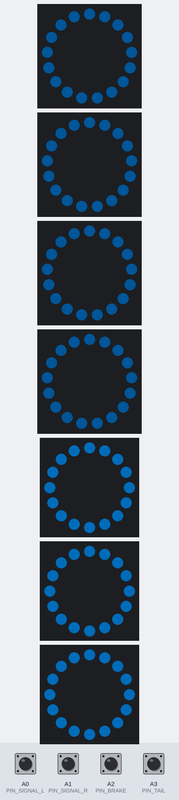
A sketch run on a simulated Arduino Uno, built with avr-gcc and run on an emulated ATmega328P. On the bench: 4 × 17 RGB LEDs in a ring, first at the top, clockwise, 3 × 16 RGB LEDs in a ring, first at the top, clockwise. The inputs (shaded band) are chosen by the test bench; at power-on: A0 (PIN_SIGNAL_L), A1 (PIN_SIGNAL_R), A2 (PIN_BRAKE), A3 (PIN_TAIL) HIGH. Dim RGB values are drawn brighter than linear.

Above: at 5.1 s.
5.2 s: A0 (PIN_SIGNAL_L) pulled LOW for 0.15 s
At 5.46 s:
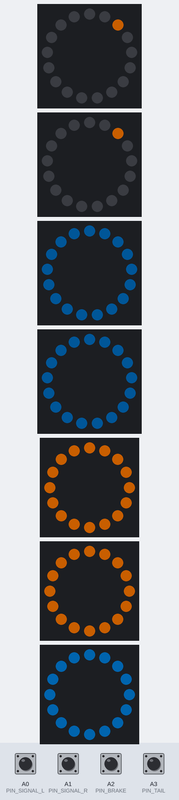
5.9 s: A1 (PIN_SIGNAL_R) pulled LOW for 0.15 s
At 6.19 s:
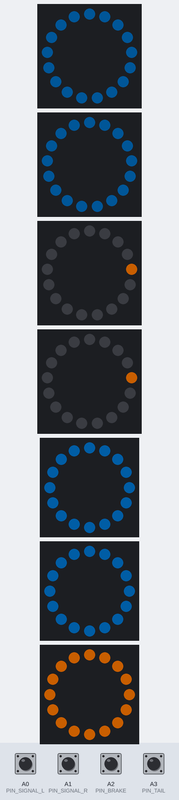
6.6 s: A2 (PIN_BRAKE) pulled LOW for 0.15 s
At 6.87 s:
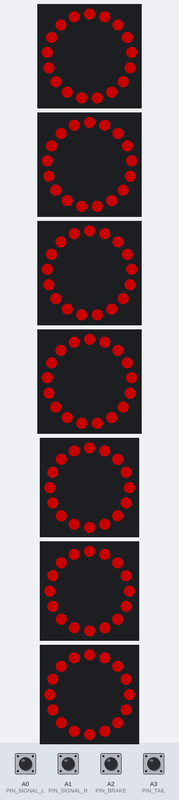
7.3 s: A0 (PIN_SIGNAL_L) pulled LOW for 1 s
At 8.38 s:
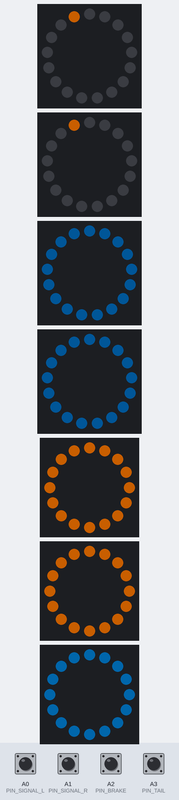
8.9 s: A1 (PIN_SIGNAL_R) pulled LOW for 1 s
At 9.97 s:
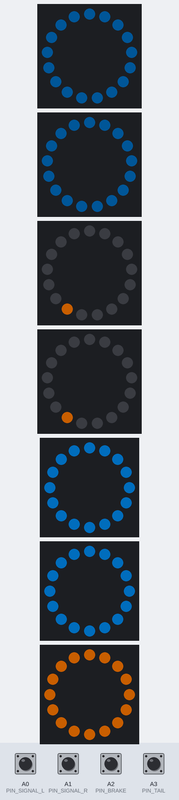
10.5 s: A0 (PIN_SIGNAL_L) pulled LOW for 1 s
At 11.52 s:
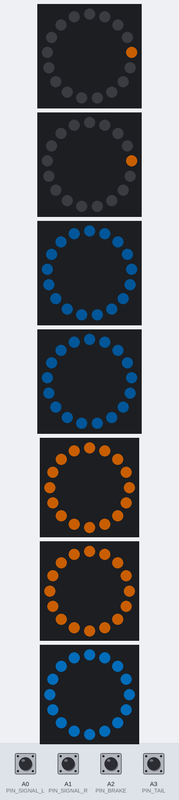

Measured:
- after the input at 5.2 s, the LEDs: first change at once (image 1 shows a later state)
- after the input at 5.9 s, the LEDs: first change at once (image 2 shows a later state)
- after the input at 6.6 s, the LEDs: first change after 0.08 s (image 3 shows a later state)
- after the input at 7.3 s, the LEDs: first change at once (image 4 shows a later state)
- after the input at 8.9 s, the LEDs: first change at once (image 5 shows a later state)
- after the input at 10.5 s, the LEDs: first change at once (image 6 shows a later state)

The sketch:

onyx-light-firmware.ino
```cpp
/*
 * ONYX Light — Smart Vehicle Lighting Controller
 * Arduino Uno + WS2812B Strips & Rings
 *
 * Komponen:
 *   Strip 1 (17 LED) → Pin 6  — Kiri Atas
 *   Strip 2 (17 LED) → Pin 5  — Kiri Bawah
 *   Strip 3 (17 LED) → Pin 9  — Kanan Atas
 *   Strip 4 (17 LED) → Pin 10 — Kanan Bawah
 *   Ring 1 (16 LED)  → Pin 3  — Kiri
 *   Ring 2 (16 LED)  → Pin 4  — Kiri Dalam
 *   Ring 3 (16 LED)  → Pin 11 — Kanan
 *
 * Library: FastLED
 * Install: Sketch → Include Library → Manage Libraries → FastLED
 */

#include <FastLED.h>

// ========== KONFIGURASI LED ==========
#define NUM_STRIP_TOP    17
#define NUM_STRIP_BOTTOM 17
#define NUM_RING         16

#define PIN_STRIP1  6   // Kiri Atas
#define PIN_STRIP2  5   // Kiri Bawah
#define PIN_STRIP3  9   // Kanan Atas
#define PIN_STRIP4  10  // Kanan Bawah
#define PIN_RING1   3   // Kiri
#define PIN_RING2   4   // Kiri Dalam
#define PIN_RING3   11  // Kanan

// ========== GRUP LED ==========
CRGB strip1[NUM_STRIP_TOP];    // Kiri Atas
CRGB strip2[NUM_STRIP_BOTTOM]; // Kiri Bawah
CRGB strip3[NUM_STRIP_TOP];    // Kanan Atas
CRGB strip4[NUM_STRIP_BOTTOM]; // Kanan Bawah
CRGB ring1[NUM_RING];          // Kiri
CRGB ring2[NUM_RING];          // Kiri Dalam
CRGB ring3[NUM_RING];          // Kanan

// ========== INPUT SIGNAL ==========
const int PIN_SIGNAL_L = A0;    // Sein Kiri
const int PIN_SIGNAL_R = A1;    // Sein Kanan
const int PIN_BRAKE    = A2;    // Rem
const int PIN_TAIL     = A3;    // Tail/Lampu Kota

// ========== WARNA ==========
const CRGB WARNA_DRL     = CRGB(0, 150, 255);  // Biru Neon
const CRGB WARNA_SEIN    = CRGB(255, 120, 0);  // Orange
const CRGB WARNA_BRAKE   = CRGB(255, 0, 0);    // Merah
const CRGB WARNA_TAIL    = CRGB(80, 0, 0);     // Merah Redup
const CRGB WARNA_OFF     = CRGB(0, 0, 0);      // Mati

// ========== VARIABEL STATE ==========
bool signalL = false;
bool signalR = false;
bool brake   = false;
bool tail    = false;

unsigned long lastBlinkL = 0;
unsigned long lastBlinkR = 0;
unsigned long animTimer  = 0;
int blinkStateL = 0;
int blinkStateR = 0;
int seqStep     = 0;

// ========== SETUP ==========
void setup() {
  FastLED.addLeds<WS2812B, PIN_STRIP1, GRB>(strip1, NUM_STRIP_TOP);
  FastLED.addLeds<WS2812B, PIN_STRIP2, GRB>(strip2, NUM_STRIP_BOTTOM);
  FastLED.addLeds<WS2812B, PIN_STRIP3, GRB>(strip3, NUM_STRIP_TOP);
  FastLED.addLeds<WS2812B, PIN_STRIP4, GRB>(strip4, NUM_STRIP_BOTTOM);
  FastLED.addLeds<WS2812B, PIN_RING1,  GRB>(ring1,  NUM_RING);
  FastLED.addLeds<WS2812B, PIN_RING2,  GRB>(ring2,  NUM_RING);
  FastLED.addLeds<WS2812B, PIN_RING3,  GRB>(ring3,  NUM_RING);

  FastLED.setBrightness(100);

  pinMode(PIN_SIGNAL_L, INPUT_PULLUP);
  pinMode(PIN_SIGNAL_R, INPUT_PULLUP);
  pinMode(PIN_BRAKE,    INPUT_PULLUP);
  pinMode(PIN_TAIL,     INPUT_PULLUP);

  // Animasi startup — welcome sweep
  welcomeAnimation();
}

// ========== LOOP UTAMA ==========
void loop() {
  // Baca input (LOW = aktif karena INPUT_PULLUP)
  signalL = !digitalRead(PIN_SIGNAL_L);
  signalR = !digitalRead(PIN_SIGNAL_R);
  brake   = !digitalRead(PIN_BRAKE);
  tail    = !digitalRead(PIN_TAIL);

  // Prioritaskan rem
  if (brake) {
    modeBrake();
    return;
  }

  // Sein kiri & kanan bisa bareng (hazard)
  if (signalL || signalR) {
    modeTurnSignal(signalL, signalR);
    return;
  }

  // Mode normal — DRL + tail
  modeNormal();
}

// ========== MODE NORMAL (DRL + Tail) ==========
void modeNormal() {
  CRGB drlColor = tail ? WARNA_TAIL : WARNA_DRL;

  // Ring DRL — efek breathing lembut
  uint8_t breath = (sin8(millis() / 8) / 2) + 80;
  CRGB ringColor = WARNA_DRL;
  ringColor.nscale8(breath);
  fill_solid(ring1, NUM_RING, ringColor);
  fill_solid(ring2, NUM_RING, ringColor);
  fill_solid(ring3, NUM_RING, ringColor);

  // Strip — DRL solid (brightness rendah)
  CRGB stripDRL = WARNA_DRL;
  stripDRL.nscale8(60);
  fill_solid(strip1, NUM_STRIP_TOP,    stripDRL);
  fill_solid(strip2, NUM_STRIP_BOTTOM, stripDRL);
  fill_solid(strip3, NUM_STRIP_TOP,    stripDRL);
  fill_solid(strip4, NUM_STRIP_BOTTOM, stripDRL);

  FastLED.show();
  delay(30);
}

// ========== MODE TURN SIGNAL (Sequential) ==========
void modeTurnSignal(bool left, bool right) {
  unsigned long now = millis();
  int blinkDelay = 80; // kecepatan sequential

  if (now - animTimer >= blinkDelay) {
    animTimer = now;
    seqStep++;

    // Reset semua dulu
    if (left) {
      fill_solid(strip1, NUM_STRIP_TOP,    WARNA_OFF);
      fill_solid(strip2, NUM_STRIP_BOTTOM, WARNA_OFF);
    }
    if (right) {
      fill_solid(strip3, NUM_STRIP_TOP,    WARNA_OFF);
      fill_solid(strip4, NUM_STRIP_BOTTOM, WARNA_OFF);
    }

    // Animasi sequential — nyala dari tengah ke pinggir
    if (left) {
      int s = seqStep % (NUM_STRIP_TOP + 2); // +2 buat jeda
      if (s < NUM_STRIP_TOP) {
        strip1[s] = WARNA_SEIN;
        strip2[s] = WARNA_SEIN;
      }
      // Ring ikut nyala
      fill_solid(ring1, NUM_RING, WARNA_SEIN);
      fill_solid(ring2, NUM_RING, WARNA_SEIN);
    }

    if (right) {
      int s = seqStep % (NUM_STRIP_TOP + 2);
      if (s < NUM_STRIP_TOP) {
        strip3[s] = WARNA_SEIN;
        strip4[s] = WARNA_SEIN;
      }
      fill_solid(ring3, NUM_RING, WARNA_SEIN);
    }

    // Ring matiin pas off phase
    if (seqStep % (NUM_STRIP_TOP + 2) > NUM_STRIP_TOP) {
      if (left)  { fill_solid(ring1, NUM_RING, WARNA_OFF); fill_solid(ring2, NUM_RING, WARNA_OFF); }
      if (right) { fill_solid(ring3, NUM_RING, WARNA_OFF); }
    }

    FastLED.show();
  }
}

// ========== MODE BRAKE ==========
void modeBrake() {
  CRGB brakeColor = WARNA_BRAKE;

  // Strips — solid red
  fill_solid(strip1, NUM_STRIP_TOP,    brakeColor);
  fill_solid(strip2, NUM_STRIP_BOTTOM, brakeColor);
  fill_solid(strip3, NUM_STRIP_TOP,    brakeColor);
  fill_solid(strip4, NUM_STRIP_BOTTOM, brakeColor);

  // Rings — pulsing brake
  uint8_t pulse = (sin8(millis() / 5) / 3) + 170; // 170–255
  CRGB ringBrake = WARNA_BRAKE;
  ringBrake.nscale8(pulse);
  fill_solid(ring1, NUM_RING, ringBrake);
  fill_solid(ring2, NUM_RING, ringBrake);
  fill_solid(ring3, NUM_RING, ringBrake);

  FastLED.show();
  delay(20);
}

// ========== WELCOME ANIMATION ==========
void welcomeAnimation() {
  // Sweep dari tengah ke pinggir — semua LED
  for (int i = 0; i < NUM_STRIP_TOP; i++) {
    strip1[i] = WARNA_DRL;
    strip2[i] = WARNA_DRL;
    strip3[NUM_STRIP_TOP - 1 - i] = WARNA_DRL;
    strip4[NUM_STRIP_TOP - 1 - i] = WARNA_DRL;
    FastLED.show();
    delay(40);
  }

  // Rings — fade in
  for (int b = 0; b <= 255; b += 5) {
    CRGB c = WARNA_DRL;
    c.nscale8(b);
    fill_solid(ring1, NUM_RING, c);
    fill_solid(ring2, NUM_RING, c);
    fill_solid(ring3, NUM_RING, c);
    FastLED.show();
    delay(10);
  }

  delay(500);

  // Blink semua 2x
  for (int x = 0; x < 2; x++) {
    fill_solid(strip1, NUM_STRIP_TOP,    WARNA_OFF);
    fill_solid(strip2, NUM_STRIP_BOTTOM, WARNA_OFF);
    fill_solid(strip3, NUM_STRIP_TOP,    WARNA_OFF);
    fill_solid(strip4, NUM_STRIP_BOTTOM, WARNA_OFF);
    fill_solid(ring1, NUM_RING, WARNA_OFF);
    fill_solid(ring2, NUM_RING, WARNA_OFF);
    fill_solid(ring3, NUM_RING, WARNA_OFF);
    FastLED.show();
    delay(150);
    fill_solid(strip1, NUM_STRIP_TOP,    WARNA_DRL);
    fill_solid(strip2, NUM_STRIP_BOTTOM, WARNA_DRL);
    fill_solid(strip3, NUM_STRIP_TOP,    WARNA_DRL);
    fill_solid(strip4, NUM_STRIP_BOTTOM, WARNA_DRL);
    fill_solid(ring1, NUM_RING, WARNA_DRL);
    fill_solid(ring2, NUM_RING, WARNA_DRL);
    fill_solid(ring3, NUM_RING, WARNA_DRL);
    FastLED.show();
    delay(150);
  }

  delay(300);
  // Fade out rings
  for (int b = 255; b >= 80; b -= 3) {
    CRGB c = WARNA_DRL;
    c.nscale8(b);
    fill_solid(ring1, NUM_RING, c);
    fill_solid(ring2, NUM_RING, c);
    fill_solid(ring3, NUM_RING, c);
    FastLED.show();
    delay(10);
  }
}
```
